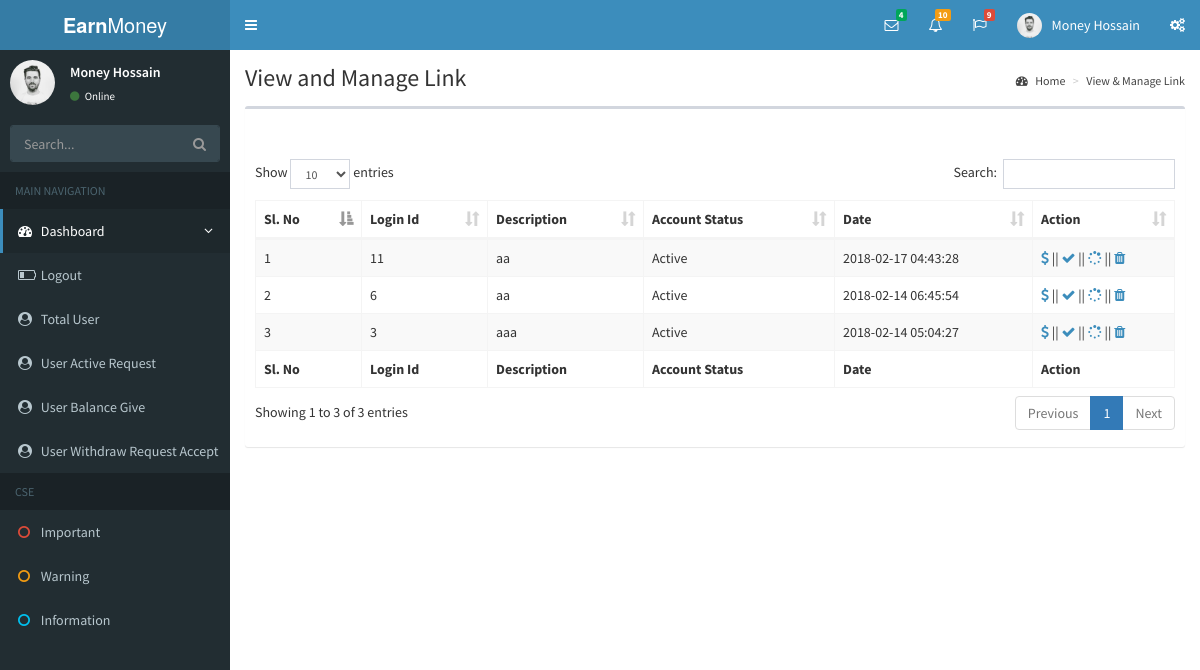
Page /mainAdmin/userActiveRequest.php (signed in) on the committed database.
### tables this page shows
CREATE TABLE IF NOT EXISTS `user_active_request` (
  `id` int(11) NOT NULL,
  `login_id` int(11) NOT NULL,
  `des` varchar(500) NOT NULL,
  `date` timestamp NOT NULL DEFAULT CURRENT_TIMESTAMP ON UPDATE CURRENT_TIMESTAMP,
  `active_status` int(10) NOT NULL
);

### mainAdmin/assets/class/userActiveRequestClass.php (called while the page is built, shortened)
<?php
class UserActiveRequestClass {
    protected $connection;
    public function __construct() {
        $host_name = 'localhost';
        $user_name = 'root';
        $user_pass = '';
        $db_name = 'cash';
        $this->connection = mysqli_connect($host_name, $user_name, $user_pass, $db_name);
    }
     function select_all_request() {
        $sql = "Select * from user_active_request order BY  id DESC";
        if(mysqli_query($this->connection, $sql)){
            $query_result = mysqli_query($this->connection, $sql);
            return $query_result;
        }else{
            die('Query Problem'.mysqli_error($this->connection));
        }
    }
}

### mainAdmin/userActiveRequest.php (the view, shortened to what this page needs)
<?php
require_once './assets/class/userActiveRequestClass.php';
$appObj = new UserActiveRequestClass();
$query_result = $appObj->select_all_request();
?>
           <?php
require_once './assets/class/userActiveRequestClass.php';
?>
<!DOCTYPE html>
<html>
    <head>
       <?php require_once 'headerlinks.php';?>
    </head>
    <body class="skin-blue sidebar-mini">
        <?php require_once 'header.php'; ?>
        <?php require_once 'sidebarMenu.php'; ?>
        <div class="content-wrapper" style="min-height: 916px;">
    <section class="content-header">
      <h1>
        View and Manage Link
      </h1>
      <ol class="breadcrumb">
        <li><a href="dashboard.php"><i class="fa fa-dashboard"></i> Home</a></li>
        <li><a href="linkManage.php">View & Manage Link</a></li>
      </ol>
    </section>
    <section class="content">
      <div class="row">
        <div class="col-xs-12">
          <div class="box">
            <div class="box-header">
            </div>
            <div class="box-body">
              <table id="example1" class="table table-bordered table-striped">
                <thead>
                <tr>
                  <th>Sl. No</th>
                  <th>Login Id</th>
                  <th>Description</th>
                  <th>Account Status</th>
                  <th>Date </th>
                  <th>Action</th>
                </tr>
                </thead>
                <tbody>
                    <?php $i=1; while ($request_info = mysqli_fetch_assoc($query_result)){ ?>
                <tr>
                    <td><?php echo $i++;?></td>
                  <td><?php if(isset($request_info['login_id'])){echo $request_info['login_id'];}?></td>
                  <td><?php if(isset($request_info['des'])){echo $request_info['des'];}?></td>
                  <td><?php if(isset($request_info['active_status'])){
                        $color =  $request_info['active_status'];
                        if($color == '0'){
                            echo 'Pending';
                        }elseif ($color == '1') {
                             echo 'Active';
                        }else{
                            echo 'Suspend';
                        }
                    }
                    ?></td>
                  <td><?php if(isset($request_info['date'])){echo $request_info['date'];}?></td>
                  <td>
                      <a href="?dollarid=<?php if(isset($request_info['login_id'])){echo $request_info['login_id'];}?>"><i class="fa fa-dollar"> </i></a> ||
                      <a href="?activeid=<?php if(isset($request_info['login_id'])){echo $request_info['login_id'];}?>"><i class="fa fa-check"> </i></a> ||
                      <a href="?suspendid=<?php if(isset($request_info['login_id'])){echo $request_info['login_id'];}?>"><i class="fa fa-spinner"> </i></a> ||
                            <a href="?status=delete && id=<?php if(isset($request_info['login_id'])){echo $request_info['login_id'];}?>" onclick="return confirm('Are You Sure To Delete Student');"> <i class="fa fa-trash"> </i></a>
                  </td>
                </tr>
                    <?php }?>
                </tbody>
                <tfoot>
                <tr>
                  <th>Sl. No</th>
                  <th>Login Id</th>
                  <th>Description</th>
                   <th>Account Status</th>
                  <th>Date </th>
                  <th>Action</th>
                </tr>
                </tfoot>
              </table>
            </div>
          </div>
        </div>
      </div>
    </section>
        </div>
    </div>
</body>
</html>

### mainAdmin/style.css (style rules this page uses)
.content-wrapper, .right-side { min-height: 100%; background-color: #fff; }

### rows in the picture
user_active_request: login "11", des "aa", active_status "Active", date "2018-02-17 04:43:28"
user_active_request: login "6", des "aa", active_status "Active", date "2018-02-14 06:45:54"
user_active_request: login "3", des "aaa", active_status "Active", date "2018-02-14 05:04:27"

### other values in the picture
$_SESSION['admin_name'] "Money Hossain"
